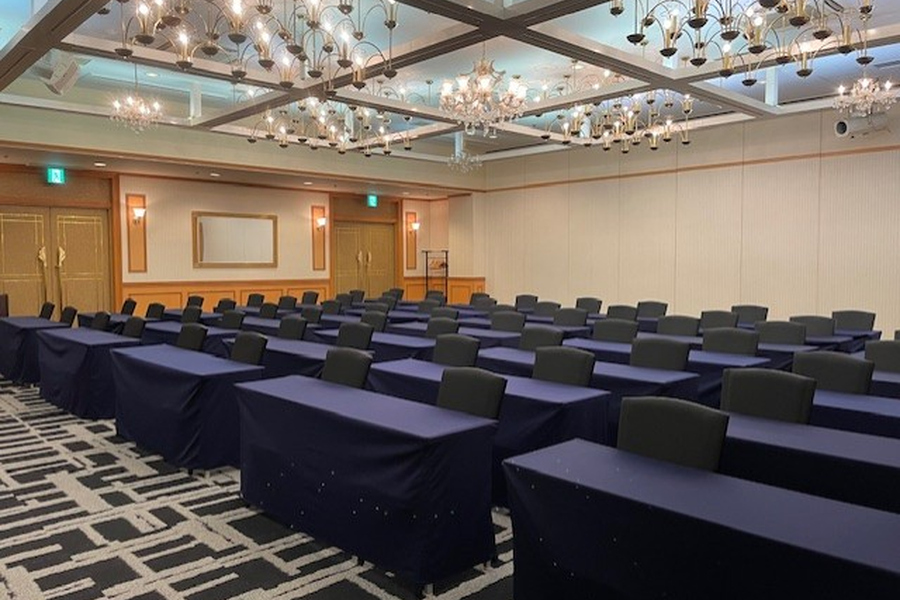
#> input picture 2_ServiceResource_resize_rename_images/0_input_images/2131/ServiceResource_2131_1.webp, 900 x 600 px, found by its file name; its folder holds only this picture in this run
$ python 16:9_resize_images.py
#> lines starting #> are read from the running program, lines starting #| are printed output that depends on the picture
import os
import shutil
from PIL import Image

# フォルダ設定
input_folder = "0_input_images"
output_folder = "2_output_images"

# --- フォルダを先にクリア ---
folders_to_clear = [output_folder]

def clear_folder(folder_path):
#> call 2 of process_files_in_directory, with input_dir = '0_input_images', output_dir = '2_output_images', relative_path = '2131'
#> in process_files_in_directory, img is the input picture: PIL image 900x600 RGB; mean R, G, B 110.5, 100.2, 93.5
    if os.path.exists(folder_path):
        for filename in os.listdir(folder_path):
            file_path = os.path.join(folder_path, filename)
            try:
                if os.path.isfile(file_path) or os.path.islink(file_path):
                    os.unlink(file_path)
                elif os.path.isdir(file_path):
                    shutil.rmtree(file_path)
            except Exception as e:
                print(f'{file_path} の削除に失敗しました。理由: {e}')

# 2_output_imagesをクリア
for folder in folders_to_clear:
    clear_folder(folder)

# --- ここまで ---

target_width = 960  # 目標の幅
target_height = 540  # 目標の高さ（16:9）
target_ratio = target_width / target_height  # 16:9 ≈ 1.778

# フォルダが存在しない場合、作成する
os.makedirs(output_folder, exist_ok=True)

def process_image(img):
    """画像を処理する（リサイズ、トリミング）"""
    original_width, original_height = img.size
#> original_width = 900; original_height = 600
    original_ratio = original_width / original_height
#> original_ratio = 1.5

    if original_ratio > target_ratio:
        # 画像が16:9より横長の場合
        # 高さを540pxに合わせる
        new_height = target_height
        new_width = int(new_height * original_ratio)
        img = img.resize((new_width, new_height), Image.LANCZOS)
        # 中央から切り取り
        left = (new_width - target_width) // 2
        img = img.crop((left, 0, left + target_width, target_height))
    else:
        # 画像が16:9より縦長の場合
        # 幅を960pxに合わせる
        new_width = target_width
        new_height = int(new_width / original_ratio)
#> new_height = 640
        img = img.resize((new_width, new_height), Image.LANCZOS)
#> img: PIL image 960x640 RGB
        # 中央から切り取り
        top = (new_height - target_height) // 2
#> top = 50
        img = img.crop((0, top, target_width, top + target_height))
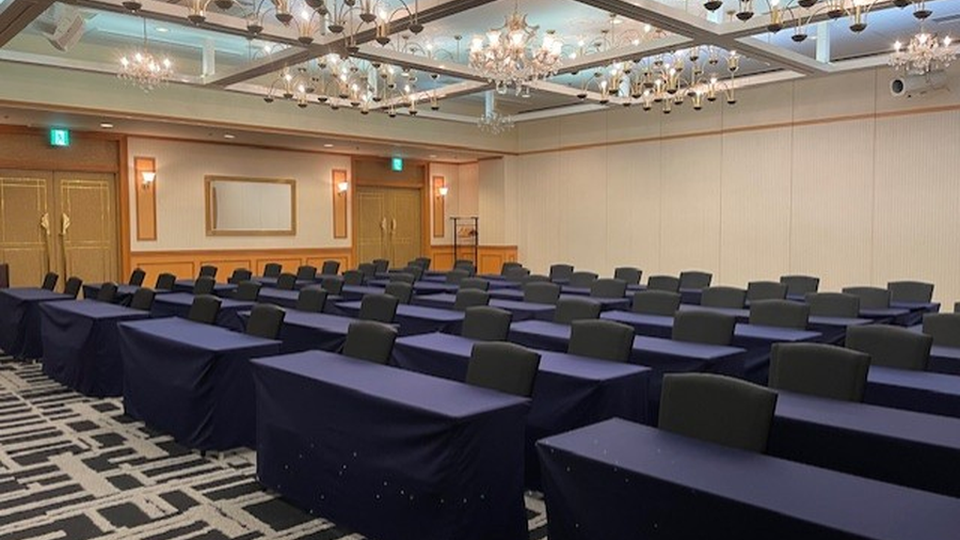
#> img: PIL image 960x540 RGB; mean R, G, B 111.7, 100.2, 92.8

    return img

def process_files_in_directory(input_dir, output_dir, relative_path=""):
    """指定されたディレクトリ内のファイルを処理（サブディレクトリも含む）"""
    current_input_dir = os.path.join(input_dir, relative_path)
    current_output_dir = os.path.join(output_dir, relative_path)

    # 出力ディレクトリが存在しない場合は作成
    os.makedirs(current_output_dir, exist_ok=True)

    # ディレクトリ内のファイルとサブディレクトリを処理
    for item in os.listdir(current_input_dir):
        item_path = os.path.join(current_input_dir, item)

        # サブディレクトリの場合は再帰的に処理
        if os.path.isdir(item_path):
            new_relative_path = os.path.join(relative_path, item)
            process_files_in_directory(input_dir, output_dir, new_relative_path)
#| ⭕️処理完了: 2131/ServiceResource_2131_1.webp -> 2131/ServiceResource_2131_1.webp (960x540)

        # 画像ファイルの場合は処理
        elif item.lower().endswith((".jpg", ".jpeg", ".png", ".webp")):
            try:
                img = Image.open(item_path).convert("RGB")

                # 画像処理実行
                processed = process_image(img)

                # WebP形式で保存
                base_name = os.path.splitext(item)[0]
                output_filename = f"{base_name}.webp"
                output_path = os.path.join(current_output_dir, output_filename)

                # 画質を100%に設定して保存（無圧縮）
                processed.save(output_path, "WEBP", quality=100, lossless=True)
                print(f"⭕️処理完了: {os.path.join(relative_path, item)} -> {os.path.join(relative_path, output_filename)} ({processed.width}x{processed.height})")
            except Exception as e:
                print(f"エラー: ファイル {os.path.join(relative_path, item)} の処理中にエラーが発生しました: {e}")
#> pass 2 of the loop in process_files_in_directory, `for item in os.listdir(current_input_dir):`:
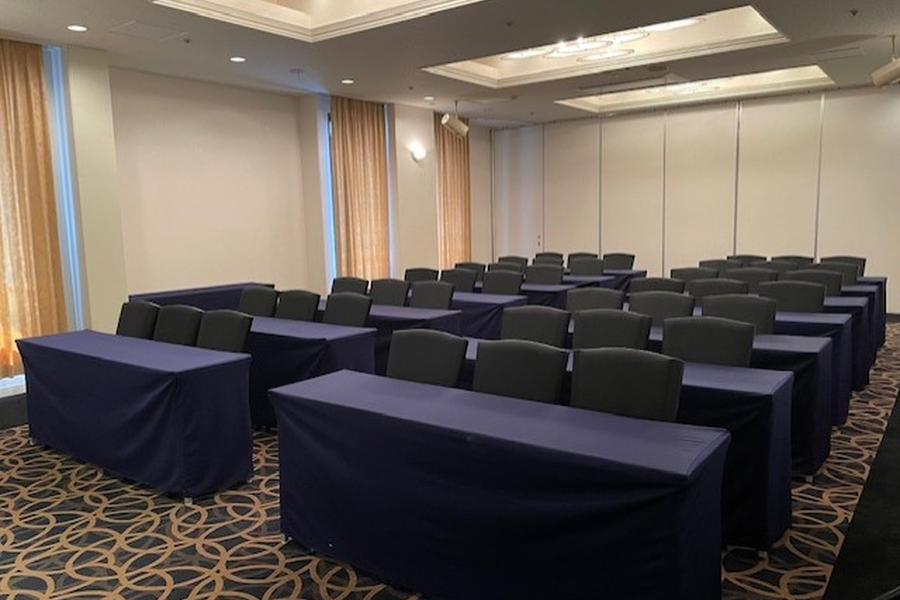
#> input picture 2_ServiceResource_resize_rename_images/0_input_images/2134/ServiceResource_2134_1.webp, 900 x 600 px, found by its file name
#> in process_files_in_directory, img is the input picture: PIL image 900x600 RGB; mean R, G, B 102.2, 92.7, 85.5
#> in process_image (call 2), `img = img.crop((0, top, target_width, top + target_height))`:
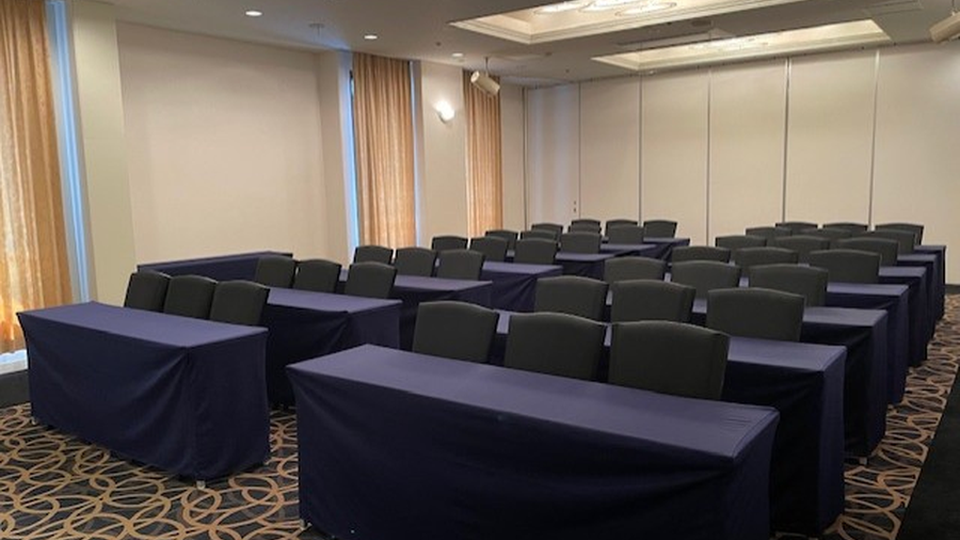
#> img: PIL image 960x540 RGB; mean R, G, B 103.9, 94.4, 87.8
#| ⭕️処理完了: 2134/ServiceResource_2134_1.webp -> 2134/ServiceResource_2134_1.webp (960x540)

# 画像処理を実行
print("画像のリサイズとトリミングを開始...")
process_files_in_directory(input_folder, output_folder)
print("⭕️全画像の処理が完了し、WebP形式で2_output_imagesに出力しました！")
